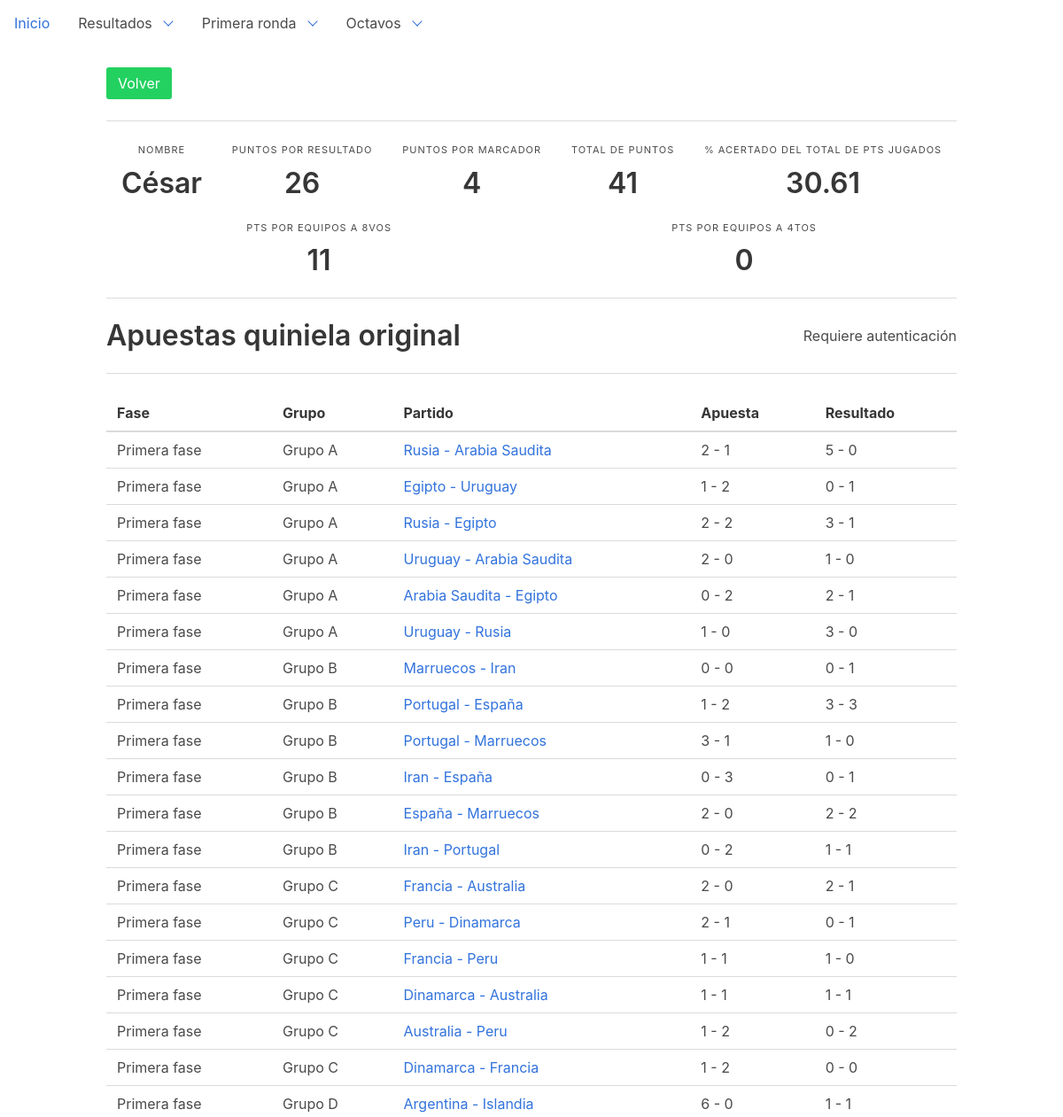
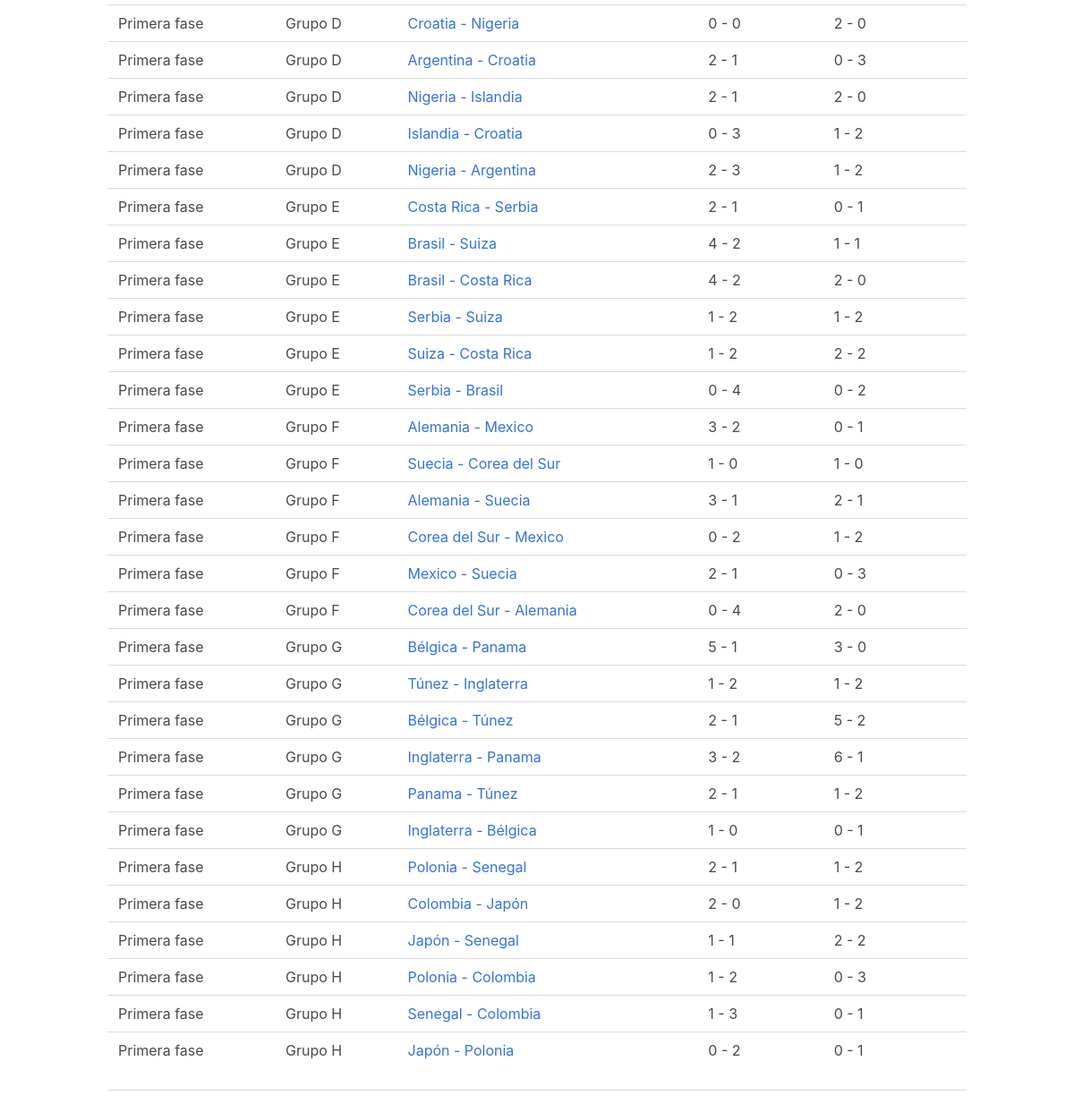
The app's page /dashboard/gamblers/4, older data (2 pictures, top to bottom).
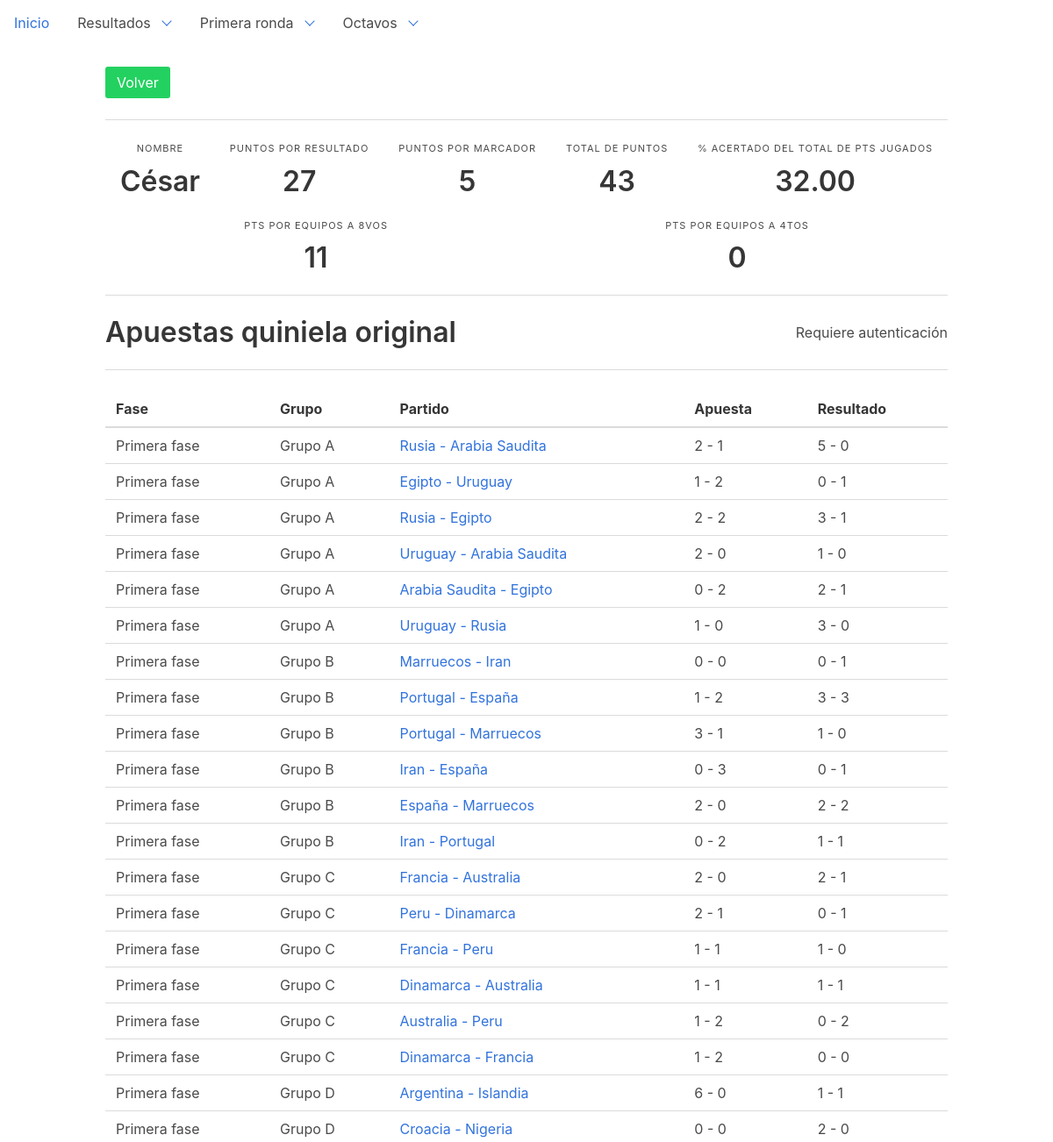
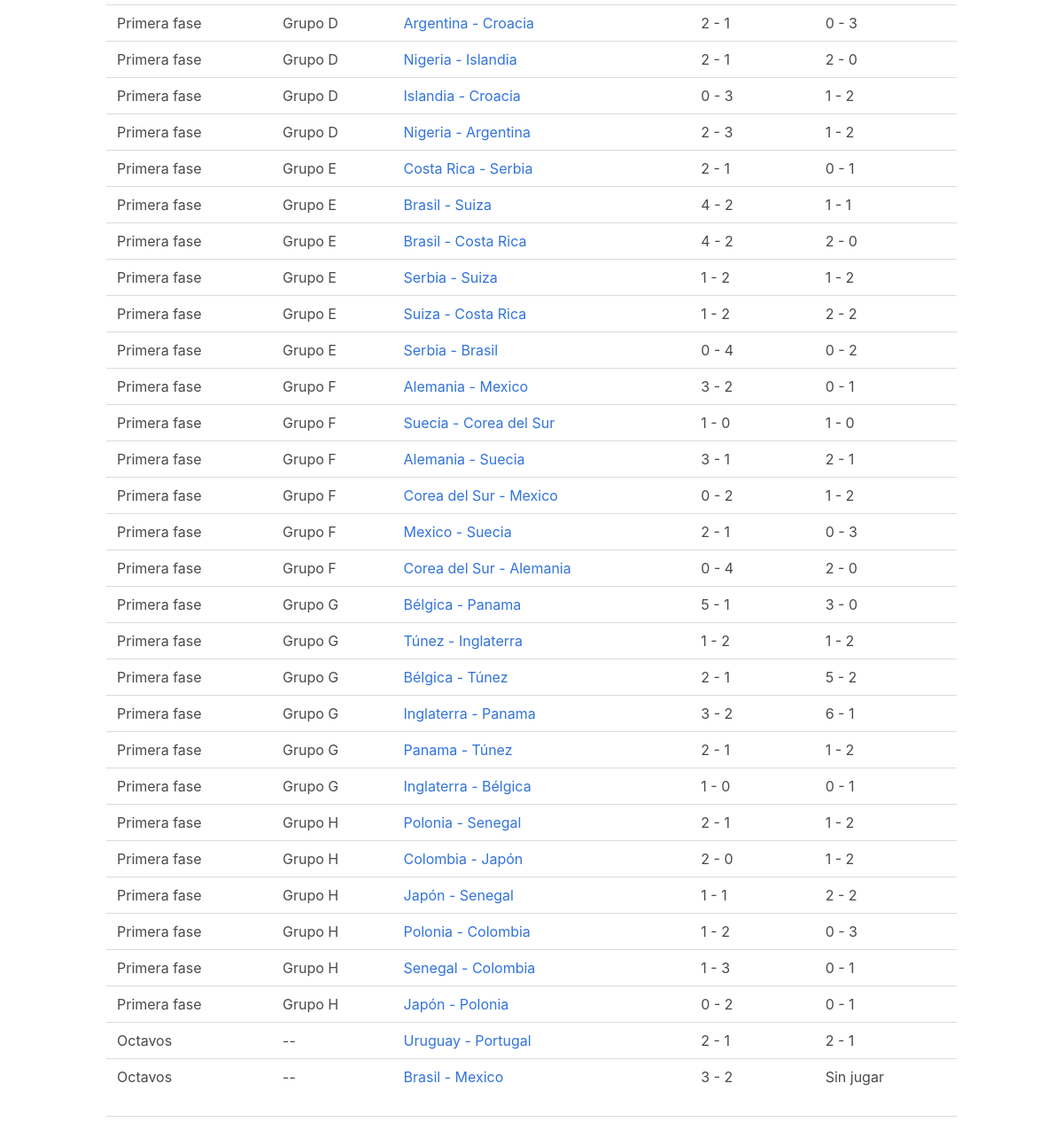
The same page, newer data (2 pictures, top to bottom).
### dashboard/models.py (models this page shows, shortened)
class Gambler(models.Model):
    name = models.CharField(max_length=48)
    points_result = models.IntegerField(default=0)
    points_score = models.IntegerField(default=0)
    points_result2 = models.IntegerField(default=0)
    points_score2 = models.IntegerField(default=0)
    points_8vo = models.IntegerField(default=0)
    points_4vo = models.IntegerField(default=0)
    points_semi = models.IntegerField(default=0)
    points_3er = models.IntegerField(default=0)
    points_final = models.IntegerField(default=0)
    points_4vo2 = models.IntegerField(default=0)
    points_semi2 = models.IntegerField(default=0)
    points_3er2 = models.IntegerField(default=0)
    points_final2 = models.IntegerField(default=0)
    def __str__(self):
        return self.name

class Bet(models.Model):
    source = models.ForeignKey('Gambler', on_delete=models.DO_NOTHING, verbose_name='Fuente')
    match = models.ForeignKey('Match', on_delete=models.DO_NOTHING, verbose_name='Partido de referencia')
    team1 = models.ForeignKey('Team', on_delete=models.DO_NOTHING, related_name='bteam1', default="2",
                              verbose_name='Equipo 1')
    team2 = models.ForeignKey('Team', on_delete=models.DO_NOTHING, related_name='bteam2', default="2",
                              verbose_name='Equipo 2')
    goals_team1 = models.IntegerField(default=0, verbose_name='Goles equipo 1')
    goals_team2 = models.IntegerField(default=0, verbose_name='Goles equipo 2')
    type = models.CharField(default="Original", max_length=32, null=True)
    checked = models.BooleanField(default=False)
    class Meta:
        ordering = ["source"]
        unique_together = (("source", "match", "type"),)
    def __str__(self):
        return self.source.name + ": " + self.team1.name + " - " + self.team2.name

class Match(models.Model):
    STAGE_CHOICES = (
        ('1', 'Primera fase'),
        ('2', 'Octavos'),
        ('3', 'Cuarto'),
        ('4', 'Semifinales'),
        ('5', 'Tercer lugar'),
        ('6', 'Finales'),
    )
    team1 = models.ForeignKey('Team', on_delete=models.DO_NOTHING, related_name='team1')
    team2 = models.ForeignKey('Team', on_delete=models.DO_NOTHING, related_name='team2')
    game_date = models.DateTimeField(null=True)
    stage = models.CharField(choices=STAGE_CHOICES, max_length=1, default='1')

class Team(models.Model):
    GROUP_CHOICES = (
        ('A', 'Grupo A'),
        ('B', 'Grupo B'),
        ('C', 'Grupo C'),
        ('D', 'Grupo D'),
        ('E', 'Grupo E'),
        ('F', 'Grupo F'),
        ('G', 'Grupo G'),
        ('H', 'Grupo H'),
    )
    group = models.CharField(choices=GROUP_CHOICES, max_length=1, null=True, default='A')
    name = models.CharField(max_length=32)
    code = models.CharField(max_length=32)
    cups = models.IntegerField(default=0)
    finals = models.IntegerField(default=0)
    semifinals = models.IntegerField(default=0)
    class Meta:
        ordering = ["name"]
    def __str__(self):
        return self.name

### dashboard/views.py (the view)
# urls.py: url(r'^gamblers/(?P<pk>\d+)$', views.GamblerDetailView.as_view(), name='gambler-detail'),
class GamblerDetailView(DetailView):
    model = Gambler

### dashboard/templatetags/custom_tags.py (called while the page is built)
@register.filter()
def total_points(value, arg):
    gambler = Gambler.objects.get(name=arg)
    points = gambler.points_semi + gambler.points_score + gambler.points_final + gambler.points_8vo+gambler.points_4vo + gambler.points_3er + gambler.points_result
    return str(points)

@register.filter()
def total_percentage(value, arg):
    gambler = Gambler.objects.get(name=arg)
    oficial_g = Gambler.objects.get(name="Oficial")
    bets = Bet.objects.filter(source=oficial_g)
    total_points_matches = len(bets) * 2
    points = 0
    for bet in bets:
        try:
            b = Bet.objects.get(match=bet.match, source=gambler)
            if bet.goals_team1 == b.goals_team1 and bet.goals_team2 == b.goals_team2:
                points += 1
            if result_match(bet.source.name, bet.match,"") == result_match(b.source.name, b.match, b.type):
                points += 1
        except Bet.DoesNotExist:
            print(gambler)
            print(str(bet) + " Sin partido")
    return "{0:.2f}".format((points * 100)/total_points_matches)

@register.filter()
def result(value, arg):
    try:
        bet = Bet.objects.get(match=arg, source__name="Oficial", type="Original")
    except Bet.DoesNotExist:
        return 'Sin jugar'
    return str(bet.goals_team1) + " - " + str(bet.goals_team2)

### dashboard/views.py (called while the page is built)
def result_match(source, match, type):
    if len(type) == 0:
        bet = Bet.objects.get(source__name=source, match=match)
    else:
        bet = Bet.objects.get(source__name=source, match=match, type=type)
    if bet.goals_team1 > bet.goals_team2:
        return 'Team 1 won'
    if bet.goals_team1 == bet.goals_team2:
        return 'Draw'
    if bet.goals_team1 < bet.goals_team2:
        return 'Team 2 won'

### templates/dashboard/gambler_detail.html (shortened to what this page needs)
{% extends 'base.html' %}
{% load custom_tags %}
{% block content %}
    <a class="button is-success" href="{% url 'gambler-list' %}">Volver</a>
    <hr>
    <div class="level">
        <div class="level-item has-text-centered">
            <div>
                <p class="heading">Nombre</p>
                <p class="title">{{ gambler.name }}</p>
            </div>
        </div>
        <div class="level-item has-text-centered">
            <div>
                <p class="heading">Puntos por resultado</p>
                <p class="title">{{ gambler.points_result }}</p>
            </div>
        </div>
        <div class="level-item has-text-centered">
            <div>
                <p class="heading">Puntos por marcador</p>
                <p class="title">{{ gambler.points_score }}</p>
            </div>
        </div>
        <div class="level-item has-text-centered">
            <div>
                <p class="heading">Total de puntos</p>
                <p class="title"> {{ value|total_points:gambler.name }}</p>
            </div>
        </div>
        <div class="level-item has-text-centered">
            <div>
                <p class="heading">% acertado del total de pts jugados</p>
                <p class="title"> {{ value|total_percentage:gambler.name }}</p>
            </div>
        </div>
    </div>
    <div class="level">
        <div class="level-item has-text-centered">
            <div>
                <p class="heading">Pts por equipos a 8vos</p>
                <p class="title">{{ gambler.points_8vo }}</p>
            </div>
        </div>
        <div class="level-item has-text-centered">
            <div>
                <p class="heading">Pts por equipos a 4tos</p>
                <p class="title">{{ gambler.points_4vo }}</p>
            </div>
        </div>
    </div>
    <hr>
    <div class="level">
        <div>
            <p class="title">
                Apuestas quiniela original
            </p>
        </div>
        <br/>
        {% if user.is_authenticated %}
            <a class="button is-info is-pulled-right" href="{% url 'bet-create' %}">Nueva apuesta</a>
        {% else %}
            <p class="is-pulled-right">Requiere autenticación</p>
        {% endif %}
    </div>
    <hr>
    <div class="level">
        <table class="sortable">
            <thead>
            <tr>
                <th>Fase</th>
                <th>Grupo</th>
                <th>Partido</th>
                <th>Apuesta</th>
                <th>Resultado</th>
            </tr>
            </thead>
            <tbody>
            {% for bet in gambler.bet_set.all %}
                <tr>
                    {% if bet.type == "Original" %}
                        <td>{{ bet.match.get_stage_display }}</td>
                        {% if bet.match.stage == '1' %}
                            <td>{{ bet.team1.get_group_display }}</td>
                        {% else %}
                            <td> --</td>
                        {% endif %}
                        <td><a href="{% url 'bet-detail' bet.pk %}">{{ bet.team1 }} - {{ bet.team2 }}</a></td>
                        <td>{{ bet.goals_team1 }} - {{ bet.goals_team2 }}</td>
                        <td>{{ total|result:bet.match }}</td>
                    {% endif %}
                </tr>
            {% endfor %}
            </tbody>
        </table>
    </div>
    <hr>
{% endblock %}

### templates/base.html (shortened to what this page needs)
{% load static %}
<!DOCTYPE HTML PUBLIC "-//W3C//DTD HTML 4.01//EN">
<html lang="en">
<head>
    <link rel="stylesheet" href="{% static "css/bulma.min.css" %}">
</head>
<body>
{% include 'includes/nav.html' %}
<div class="container">
    <div class="content">
        <br>
        {% block content %}
        {% endblock %}
    </div>
</div>
</body>
</html>

### templates/includes/nav.html (shortened to what this page needs)
<nav class="navbar is-transparent">
    <div id="navbar-menu" class="navbar-menu">
        <div class="navbar-start">
            <a class="navbar-item" href="{% url 'index' %}">
                Inicio
            </a>
            <div class="navbar-item has-dropdown is-hoverable">
                <a class="navbar-link" href="#">
                    Resultados
                </a>
            </div>
            <div class="navbar-item has-dropdown is-hoverable">
                <a class="navbar-link" href="#">
                    Primera ronda
                </a>
            </div>
            <div class="navbar-item has-dropdown is-hoverable">
                <a class="navbar-link" href="#">
                    Octavos
                </a>
            </div>
        </div>
    </div>
</nav>

Row changes from the older to the newer data that the page shows:
changed Gambler "César": points_result "26" → "27"; points_score "4" → "5"; name+points_semi+points_score "41" → "43"; name+id "30.61" → "32.00"
changed through a linked row, Bet (number 20 of 50 on the later page): team1 "Croatia" → "Croacia"
changed through a linked row, Bet (number 21 of 50 on the later page): team2 "Croatia" → "Croacia"
changed through a linked row, Bet (number 23 of 50 on the later page): team2 "Croatia" → "Croacia"
added Bet: match.stage "Octavos", team1 "Uruguay", team2 "Portugal", goals_team1 "2", goals_team2 "1", match.goals_team2 "2 - 1"
added Bet: match.stage "Octavos", team1 "Brasil", team2 "Mexico", goals_team1 "3", goals_team2 "2", match "Sin jugar"
